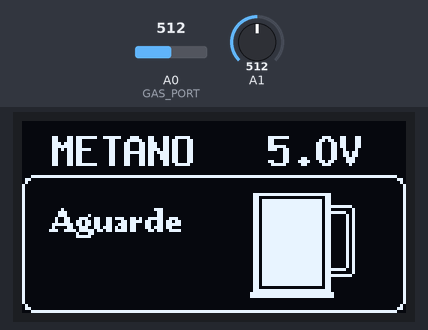
A sketch run on a simulated Arduino Uno, built with avr-gcc and run on an emulated ATmega328P. Shown: 128×64 one-colour display. The test bench sets the inputs (shaded band); at power-on: A1 = 512, A0 (GAS_PORT) = 512. What the sketch prints to the serial monitor is not drawn.

Above: at 2.0 s.
2.1 s: A1 set to 716
At 3.2 s:
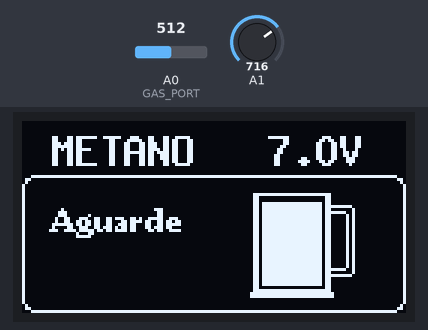
5.3 s: A1 set to 1008
At 7.3 s:
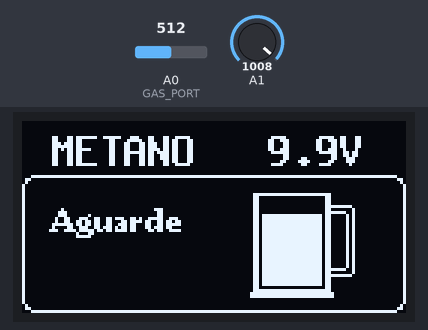
9.0 s: A1 set to 1018
At 33.5 s:
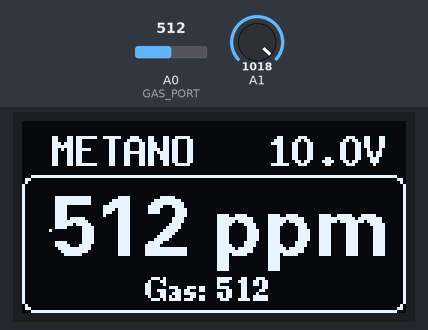
Timing chart, 0 to 33.9 s (numbered marks = the images above; inputs shaded):
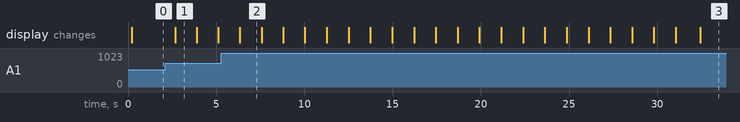

The sketch:

Methane_Meter.ino
```cpp
#include <U8glib.h>

U8GLIB_SSD1306_128X64 u8g(U8G_I2C_OPT_NO_ACK);

#define GAS_PORT A0
// Tempo de aquecimento
int tempo_aquecimento = 30;
int valor_sensor = 0;
float voltage = 0.0f;
unsigned long time;
int status = 1;
String estado;
int posicao1;

void draw()
{
  // Comandos graficos para o display devem ser colocados aqui
  // Seleciona a fonte de texto
  u8g.setFont(u8g_font_8x13B);
  // Mensagens iniciais
  u8g.drawRFrame(0, 18, 128, 46, 4);
  u8g.setPrintPos(10, 15);
  u8g.print("METANO   "+String(voltage, 1)+"V");
  u8g.setFont(u8g_font_ncenB08);
  u8g.drawStr( 10, 37, "Aguarde");

  // Animacao caneca
  if (status == 1)
  {
    u8g.drawBox(80, 25, 20, 30);
    u8g.drawHLine(77, 24, 26);
    u8g.drawRFrame(78, 25 , 24, 32, 0);
    u8g.drawRFrame(77, 25 , 26, 32, 0);
    u8g.drawHLine(76, 57, 28);
    u8g.drawHLine(76, 58, 28);
    u8g.drawRFrame(102, 30 , 7, 20, 2);
    u8g.drawRFrame(102, 28 , 9, 24, 2);
    u8g.setColorIndex(0);
    if (time == 0)
    {
      time = 1;
    }
    u8g.drawBox(79, 25, 22, time);
    u8g.setColorIndex(1);
  }

  // Apos o aquecimento, exibe dados do sensor
  if (status == 0)
  {
    u8g.setFont(u8g_font_fub20);
    u8g.setColorIndex(0);
    u8g.drawBox(10, 25, 110, 33);
    u8g.setColorIndex(1);
    // Centraliza o valor na tela
    if (valor_sensor <= 99)
    {
      posicao1 = 17;
    }
    else
    {
      posicao1 = 10;
    }
    // Mostra valor do sensor
    u8g.setPrintPos(posicao1, 45);
    u8g.print(String(valor_sensor)+" ppm");
    u8g.setFont(u8g_font_ncenB08);
    // Imprime mensagem no rodape
    int tamanho = estado.length();
    int posicao = (128 / 2 - 3) - ((tamanho * 5) / 2);
    u8g.setPrintPos(posicao, 60);
    u8g.print(estado);
  }
}

void setup(void)
{
  Serial.begin(9600);
  pinMode(GAS_PORT, INPUT);
  if ( u8g.getMode() == U8G_MODE_R3G3B2 ) {
    u8g.setColorIndex(255);     // white
  }
  else if ( u8g.getMode() == U8G_MODE_GRAY2BIT ) {
    u8g.setColorIndex(3);         // max intensity
  }
  else if ( u8g.getMode() == U8G_MODE_BW ) {
    u8g.setColorIndex(1);         // pixel on
  }
  else if ( u8g.getMode() == U8G_MODE_HICOLOR ) {
    u8g.setHiColorByRGB(255, 255, 255);
  }
}

void loop(void)
{
  int sensorValue = analogRead(A1); //read the A1 pin value
  voltage = sensorValue * (5.00 / 1023.00) * 2;
  // Leitura do valor do sensor
  valor_sensor = analogRead(GAS_PORT);
  time = millis() / 1000;
  u8g.firstPage();
  // Tempo de aquecimento
  if (time <= tempo_aquecimento)
  {
    time = map(time, 0, tempo_aquecimento, 0, 30);
    status = 1;
  }
  else
  {
    status = 0;
  }
  estado = "Gas: "+String(valor_sensor);
  Serial.println("Status: "+String(status));
  Serial.println("Time: "+String(time));
  Serial.println(estado);

  // Chama a rotina de desenho na tela
  do
  {
    draw();
  }
  while ( u8g.nextPage() );

  delay(1000);
}
```

Measured:
- the behaviour switches between 1017 and 1018 on A1 (found by bisection; images 2 and 3)
- what the display in image 1 shows lasts 1.2 s, from 2.7 s to 3.9 s
